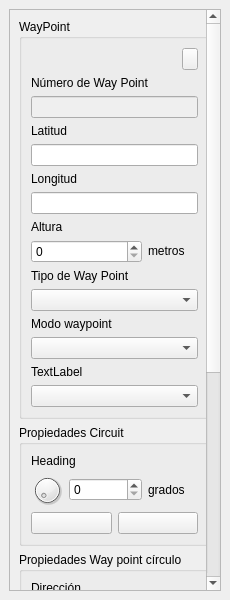
<?xml version="1.0" encoding="UTF-8"?>
<ui version="4.0">
 <class>WayPointDockWidget</class>
 <widget class="QDockWidget" name="WayPointDockWidget">
  <property name="geometry">
   <rect>
    <x>0</x>
    <y>0</y>
    <width>230</width>
    <height>600</height>
   </rect>
  </property>
  <property name="sizePolicy">
   <sizepolicy hsizetype="MinimumExpanding" vsizetype="MinimumExpanding">
    <horstretch>0</horstretch>
    <verstretch>0</verstretch>
   </sizepolicy>
  </property>
  <property name="minimumSize">
   <size>
    <width>230</width>
    <height>590</height>
   </size>
  </property>
  <property name="maximumSize">
   <size>
    <width>50000</width>
    <height>600</height>
   </size>
  </property>
  <property name="windowTitle">
   <string>Propiedades Way Point</string>
  </property>
  <widget class="QWidget" name="dockWidgetContents">
   <property name="sizePolicy">
    <sizepolicy hsizetype="Minimum" vsizetype="Minimum">
     <horstretch>0</horstretch>
     <verstretch>0</verstretch>
    </sizepolicy>
   </property>
   <layout class="QVBoxLayout" name="verticalLayout">
    <item>
     <widget class="QScrollArea" name="scrollArea">
      <property name="sizePolicy">
       <sizepolicy hsizetype="MinimumExpanding" vsizetype="MinimumExpanding">
        <horstretch>0</horstretch>
        <verstretch>0</verstretch>
       </sizepolicy>
      </property>
      <property name="minimumSize">
       <size>
        <width>0</width>
        <height>500</height>
       </size>
      </property>
      <property name="horizontalScrollBarPolicy">
       <enum>Qt::ScrollBarAlwaysOff</enum>
      </property>
      <property name="widgetResizable">
       <bool>true</bool>
      </property>
      <widget class="QWidget" name="scrollAreaWidgetContents">
       <property name="geometry">
        <rect>
         <x>0</x>
         <y>-341</y>
         <width>193</width>
         <height>905</height>
        </rect>
       </property>
       <layout class="QVBoxLayout" name="verticalLayout_6">
        <item>
         <widget class="QGroupBox" name="waypointGrupo">
          <property name="sizePolicy">
           <sizepolicy hsizetype="MinimumExpanding" vsizetype="MinimumExpanding">
            <horstretch>0</horstretch>
            <verstretch>0</verstretch>
           </sizepolicy>
          </property>
          <property name="maximumSize">
           <size>
            <width>16777215</width>
            <height>400</height>
           </size>
          </property>
          <property name="title">
           <string>WayPoint</string>
          </property>
          <layout class="QVBoxLayout" name="verticalLayout_5">
           <item>
            <layout class="QHBoxLayout" name="horizontalLayout_7">
             <item>
              <spacer name="horizontalSpacer">
               <property name="orientation">
                <enum>Qt::Horizontal</enum>
               </property>
               <property name="sizeHint" stdset="0">
                <size>
                 <width>40</width>
                 <height>20</height>
                </size>
               </property>
              </spacer>
             </item>
             <item>
              <widget class="QPushButton" name="lockPushButton">
               <property name="maximumSize">
                <size>
                 <width>16</width>
                 <height>16777215</height>
                </size>
               </property>
               <property name="text">
                <string/>
               </property>
               <property name="icon">
                <iconset resource="recursos.qrc">
                 <normaloff>:/iconos/images/unlock.png</normaloff>:/iconos/images/unlock.png</iconset>
               </property>
               <property name="checkable">
                <bool>true</bool>
               </property>
              </widget>
             </item>
            </layout>
           </item>
           <item>
            <widget class="QLabel" name="numeroWpLabel">
             <property name="maximumSize">
              <size>
               <width>16777215</width>
               <height>20</height>
              </size>
             </property>
             <property name="text">
              <string>Número de Way Point</string>
             </property>
            </widget>
           </item>
           <item>
            <widget class="QLineEdit" name="numeroWPEdit">
             <property name="enabled">
              <bool>false</bool>
             </property>
            </widget>
           </item>
           <item>
            <widget class="QLabel" name="latLabel">
             <property name="maximumSize">
              <size>
               <width>16777215</width>
               <height>20</height>
              </size>
             </property>
             <property name="text">
              <string>Latitud</string>
             </property>
            </widget>
           </item>
           <item>
            <widget class="QLineEdit" name="latitudEdit">
             <property name="enabled">
              <bool>true</bool>
             </property>
            </widget>
           </item>
           <item>
            <widget class="QLabel" name="lngLabel">
             <property name="maximumSize">
              <size>
               <width>16777215</width>
               <height>20</height>
              </size>
             </property>
             <property name="text">
              <string>Longitud</string>
             </property>
            </widget>
           </item>
           <item>
            <widget class="QLineEdit" name="longitudEdit">
             <property name="enabled">
              <bool>true</bool>
             </property>
            </widget>
           </item>
           <item>
            <widget class="QLabel" name="alturaLabel">
             <property name="maximumSize">
              <size>
               <width>16777215</width>
               <height>20</height>
              </size>
             </property>
             <property name="text">
              <string>Altura</string>
             </property>
            </widget>
           </item>
           <item>
            <layout class="QHBoxLayout" name="horizontalLayout">
             <property name="sizeConstraint">
              <enum>QLayout::SetMinimumSize</enum>
             </property>
             <item>
              <widget class="QSpinBox" name="alturaSpinBox">
               <property name="maximum">
                <number>500</number>
               </property>
              </widget>
             </item>
             <item>
              <widget class="QLabel" name="metrosLabel">
               <property name="maximumSize">
                <size>
                 <width>50</width>
                 <height>20</height>
                </size>
               </property>
               <property name="text">
                <string>metros</string>
               </property>
              </widget>
             </item>
            </layout>
           </item>
           <item>
            <widget class="QLabel" name="tipoWpLabel">
             <property name="maximumSize">
              <size>
               <width>16777215</width>
               <height>20</height>
              </size>
             </property>
             <property name="text">
              <string>Tipo de Way Point</string>
             </property>
            </widget>
           </item>
           <item>
            <widget class="QComboBox" name="tipoWPCombo"/>
           </item>
           <item>
            <widget class="QLabel" name="modoWpLabel">
             <property name="text">
              <string>Modo waypoint</string>
             </property>
            </widget>
           </item>
           <item>
            <widget class="QComboBox" name="modoWPComboBox"/>
           </item>
           <item>
            <widget class="QLabel" name="repetirLabel">
             <property name="text">
              <string>TextLabel</string>
             </property>
            </widget>
           </item>
           <item>
            <widget class="QComboBox" name="repetirComboBox"/>
           </item>
          </layout>
         </widget>
        </item>
        <item>
         <widget class="QGroupBox" name="circuitGrupo">
          <property name="sizePolicy">
           <sizepolicy hsizetype="MinimumExpanding" vsizetype="MinimumExpanding">
            <horstretch>0</horstretch>
            <verstretch>0</verstretch>
           </sizepolicy>
          </property>
          <property name="maximumSize">
           <size>
            <width>16777215</width>
            <height>1000</height>
           </size>
          </property>
          <property name="title">
           <string>Propiedades Circuit</string>
          </property>
          <layout class="QVBoxLayout" name="verticalLayout_4">
           <item>
            <widget class="QLabel" name="headingLabel">
             <property name="maximumSize">
              <size>
               <width>16777215</width>
               <height>20</height>
              </size>
             </property>
             <property name="text">
              <string>Heading</string>
             </property>
            </widget>
           </item>
           <item>
            <layout class="QHBoxLayout" name="horizontalLayout_2">
             <property name="sizeConstraint">
              <enum>QLayout::SetMaximumSize</enum>
             </property>
             <item>
              <widget class="QDial" name="aterrizajeDial">
               <property name="maximumSize">
                <size>
                 <width>32</width>
                 <height>32</height>
                </size>
               </property>
               <property name="maximum">
                <number>359</number>
               </property>
              </widget>
             </item>
             <item>
              <widget class="QSpinBox" name="spinBox">
               <property name="minimum">
                <number>0</number>
               </property>
               <property name="maximum">
                <number>359</number>
               </property>
               <property name="value">
                <number>0</number>
               </property>
              </widget>
             </item>
             <item>
              <widget class="QLabel" name="gradosLabel">
               <property name="maximumSize">
                <size>
                 <width>50</width>
                 <height>20</height>
                </size>
               </property>
               <property name="text">
                <string>grados</string>
               </property>
              </widget>
             </item>
            </layout>
           </item>
           <item>
            <layout class="QHBoxLayout" name="horizontalLayout_6">
             <property name="sizeConstraint">
              <enum>QLayout::SetMaximumSize</enum>
             </property>
             <item>
              <widget class="QPushButton" name="aterrizajeUIzquierdaBoton">
               <property name="text">
                <string/>
               </property>
               <property name="icon">
                <iconset resource="recursos.qrc">
                 <normaloff>:/iconos/images/landingLeft.png</normaloff>:/iconos/images/landingLeft.png</iconset>
               </property>
               <property name="iconSize">
                <size>
                 <width>32</width>
                 <height>32</height>
                </size>
               </property>
               <property name="checkable">
                <bool>true</bool>
               </property>
              </widget>
             </item>
             <item>
              <widget class="QPushButton" name="aterrizajeUDerechaBoton">
               <property name="text">
                <string/>
               </property>
               <property name="icon">
                <iconset resource="recursos.qrc">
                 <normaloff>:/iconos/images/landingRight.png</normaloff>:/iconos/images/landingRight.png</iconset>
               </property>
               <property name="iconSize">
                <size>
                 <width>32</width>
                 <height>32</height>
                </size>
               </property>
               <property name="checkable">
                <bool>true</bool>
               </property>
              </widget>
             </item>
            </layout>
           </item>
          </layout>
         </widget>
        </item>
        <item>
         <widget class="QGroupBox" name="propiedadesCirculoGroupBox">
          <property name="sizePolicy">
           <sizepolicy hsizetype="MinimumExpanding" vsizetype="MinimumExpanding">
            <horstretch>0</horstretch>
            <verstretch>0</verstretch>
           </sizepolicy>
          </property>
          <property name="maximumSize">
           <size>
            <width>16777215</width>
            <height>200</height>
           </size>
          </property>
          <property name="title">
           <string>Propiedades Way point círculo</string>
          </property>
          <layout class="QVBoxLayout" name="verticalLayout_2">
           <item>
            <widget class="QLabel" name="direccionLabel">
             <property name="maximumSize">
              <size>
               <width>16777215</width>
               <height>20</height>
              </size>
             </property>
             <property name="text">
              <string>Dirección</string>
             </property>
            </widget>
           </item>
           <item>
            <widget class="QComboBox" name="direccionCirculoCombo"/>
           </item>
           <item>
            <widget class="QLabel" name="radioLabel">
             <property name="maximumSize">
              <size>
               <width>16777215</width>
               <height>20</height>
              </size>
             </property>
             <property name="text">
              <string>Radio</string>
             </property>
            </widget>
           </item>
           <item>
            <layout class="QHBoxLayout" name="horizontalLayout_3">
             <property name="sizeConstraint">
              <enum>QLayout::SetMinimumSize</enum>
             </property>
             <item>
              <widget class="QSpinBox" name="radioSpinBox">
               <property name="minimum">
                <number>50</number>
               </property>
               <property name="maximum">
                <number>1000</number>
               </property>
              </widget>
             </item>
             <item>
              <widget class="QLabel" name="metros2Label">
               <property name="maximumSize">
                <size>
                 <width>50</width>
                 <height>20</height>
                </size>
               </property>
               <property name="text">
                <string>metros</string>
               </property>
              </widget>
             </item>
            </layout>
           </item>
           <item>
            <widget class="QSlider" name="circuloHorizontalSlider">
             <property name="minimum">
              <number>50</number>
             </property>
             <property name="maximum">
              <number>1000</number>
             </property>
             <property name="orientation">
              <enum>Qt::Horizontal</enum>
             </property>
            </widget>
           </item>
          </layout>
         </widget>
        </item>
        <item>
         <widget class="QGroupBox" name="condicionesCirculoGroupBox">
          <property name="sizePolicy">
           <sizepolicy hsizetype="MinimumExpanding" vsizetype="MinimumExpanding">
            <horstretch>0</horstretch>
            <verstretch>0</verstretch>
           </sizepolicy>
          </property>
          <property name="maximumSize">
           <size>
            <width>16777215</width>
            <height>10000</height>
           </size>
          </property>
          <property name="title">
           <string>Condiciones salida círculo</string>
          </property>
          <layout class="QVBoxLayout" name="verticalLayout_3">
           <item>
            <widget class="QLabel" name="niveladoLabel">
             <property name="maximumSize">
              <size>
               <width>16777215</width>
               <height>20</height>
              </size>
             </property>
             <property name="text">
              <string>Nivelado</string>
             </property>
            </widget>
           </item>
           <item>
            <widget class="QComboBox" name="niveladoCombo"/>
           </item>
           <item>
            <widget class="QLabel" name="cuartosLabel">
             <property name="maximumSize">
              <size>
               <width>16777215</width>
               <height>20</height>
              </size>
             </property>
             <property name="text">
              <string>Nº de cuartos de círculo</string>
             </property>
            </widget>
           </item>
           <item>
            <widget class="QComboBox" name="cuartosCirculoCombo"/>
           </item>
           <item>
            <widget class="QLabel" name="headingCirculoLabel">
             <property name="text">
              <string>Heading</string>
             </property>
            </widget>
           </item>
           <item>
            <layout class="QHBoxLayout" name="horizontalLayout_4">
             <property name="sizeConstraint">
              <enum>QLayout::SetMinimumSize</enum>
             </property>
             <item>
              <widget class="QSpinBox" name="spinBox_2">
               <property name="maximum">
                <number>359</number>
               </property>
              </widget>
             </item>
             <item>
              <widget class="QLabel" name="metros3Label">
               <property name="maximumSize">
                <size>
                 <width>50</width>
                 <height>20</height>
                </size>
               </property>
               <property name="text">
                <string>grados</string>
               </property>
              </widget>
             </item>
            </layout>
           </item>
          </layout>
         </widget>
        </item>
        <item>
         <layout class="QVBoxLayout" name="layoutComandosExtra"/>
        </item>
        <item>
         <spacer name="verticalSpacer">
          <property name="orientation">
           <enum>Qt::Vertical</enum>
          </property>
          <property name="sizeHint" stdset="0">
           <size>
            <width>20</width>
            <height>40</height>
           </size>
          </property>
         </spacer>
        </item>
        <item>
         <layout class="QHBoxLayout" name="horizontalLayout_5">
          <property name="sizeConstraint">
           <enum>QLayout::SetMinimumSize</enum>
          </property>
          <item>
           <widget class="QPushButton" name="cerrarBoton">
            <property name="text">
             <string>Cerrar</string>
            </property>
           </widget>
          </item>
          <item>
           <widget class="QPushButton" name="aplicarBoton">
            <property name="text">
             <string>Aplicar</string>
            </property>
           </widget>
          </item>
         </layout>
        </item>
        <item>
         <spacer name="verticalSpacer_2">
          <property name="orientation">
           <enum>Qt::Vertical</enum>
          </property>
          <property name="sizeHint" stdset="0">
           <size>
            <width>20</width>
            <height>40</height>
           </size>
          </property>
         </spacer>
        </item>
       </layout>
      </widget>
     </widget>
    </item>
   </layout>
  </widget>
 </widget>
 <resources>
  <include location="recursos.qrc"/>
 </resources>
 <connections/>
</ui>
